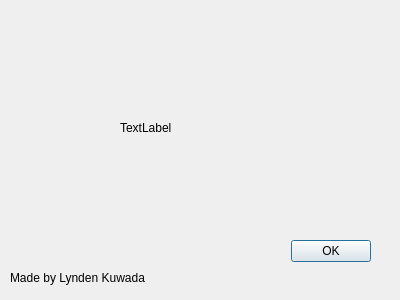
<?xml version="1.0" encoding="UTF-8"?>
<ui version="4.0">
 <class>Dialog</class>
 <widget class="QDialog" name="Dialog">
  <property name="geometry">
   <rect>
    <x>0</x>
    <y>0</y>
    <width>400</width>
    <height>300</height>
   </rect>
  </property>
  <property name="windowTitle">
   <string>Dialog</string>
  </property>
  <widget class="QDialogButtonBox" name="buttonBox">
   <property name="geometry">
    <rect>
     <x>290</x>
     <y>231</y>
     <width>81</width>
     <height>41</height>
    </rect>
   </property>
   <property name="orientation">
    <enum>Qt::Horizontal</enum>
   </property>
   <property name="standardButtons">
    <set>QDialogButtonBox::Ok</set>
   </property>
  </widget>
  <widget class="QLabel" name="label">
   <property name="geometry">
    <rect>
     <x>10</x>
     <y>270</y>
     <width>161</width>
     <height>16</height>
    </rect>
   </property>
   <property name="text">
    <string>Made by Lynden Kuwada</string>
   </property>
  </widget>
  <widget class="QLabel" name="label_2">
   <property name="geometry">
    <rect>
     <x>120</x>
     <y>120</y>
     <width>62</width>
     <height>16</height>
    </rect>
   </property>
   <property name="text">
    <string>TextLabel</string>
   </property>
  </widget>
 </widget>
 <resources/>
 <connections>
  <connection>
   <sender>buttonBox</sender>
   <signal>accepted()</signal>
   <receiver>Dialog</receiver>
   <slot>accept()</slot>
   <hints>
    <hint type="sourcelabel">
     <x>248</x>
     <y>254</y>
    </hint>
    <hint type="destinationlabel">
     <x>157</x>
     <y>274</y>
    </hint>
   </hints>
  </connection>
  <connection>
   <sender>buttonBox</sender>
   <signal>rejected()</signal>
   <receiver>Dialog</receiver>
   <slot>reject()</slot>
   <hints>
    <hint type="sourcelabel">
     <x>316</x>
     <y>260</y>
    </hint>
    <hint type="destinationlabel">
     <x>286</x>
     <y>274</y>
    </hint>
   </hints>
  </connection>
 </connections>
</ui>
